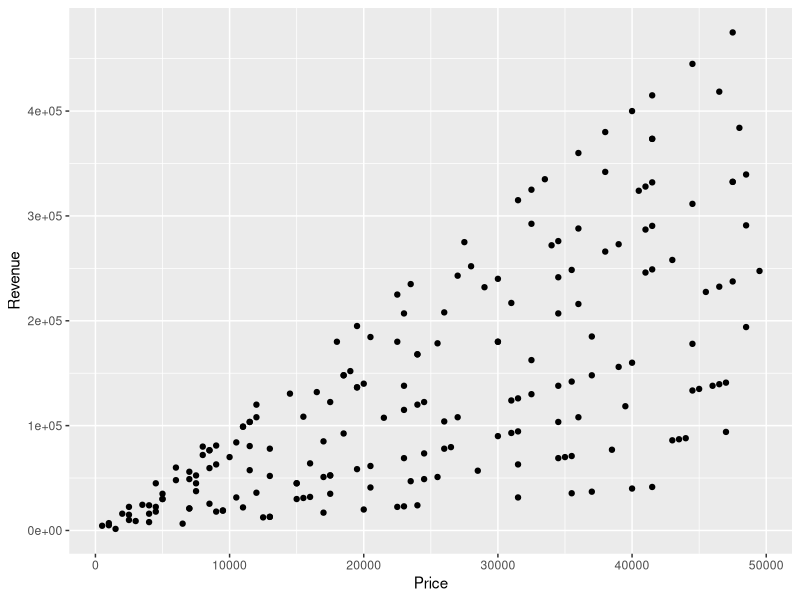
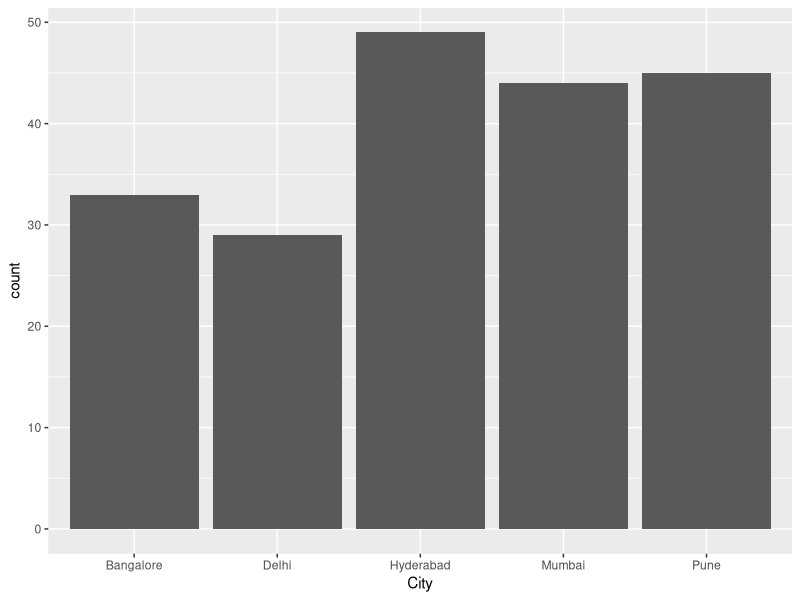
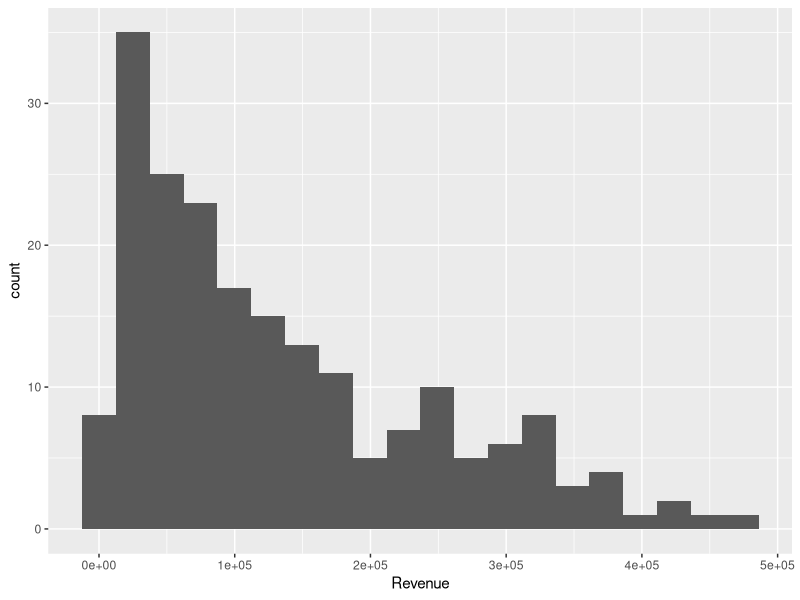
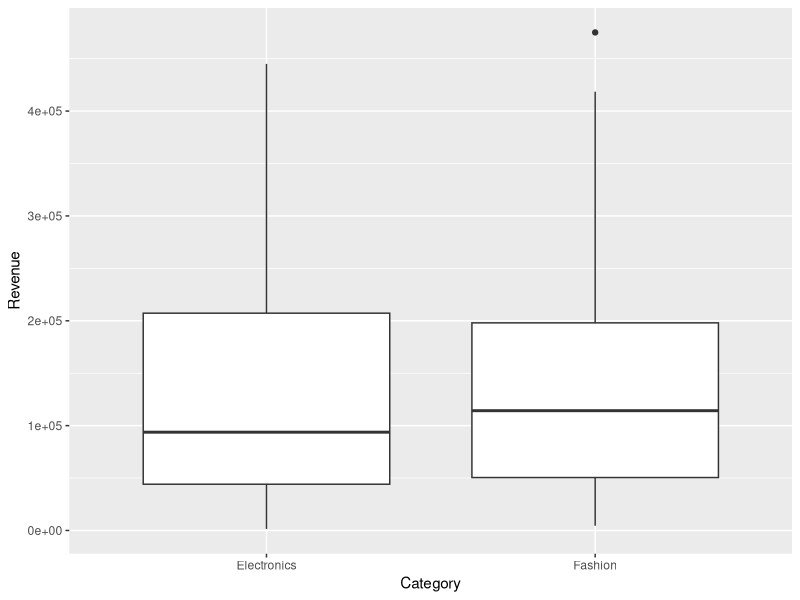
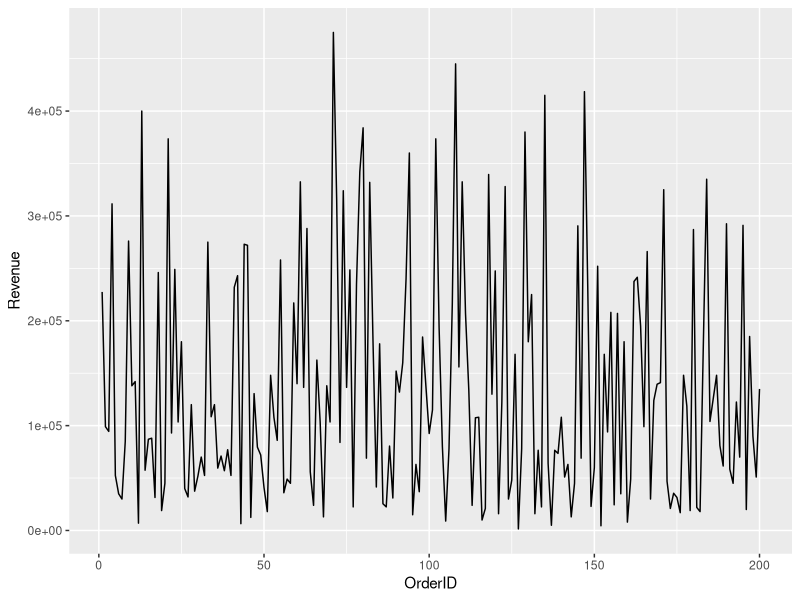

These figures' R source, in order:
# =================================================
# FINAL PROJECT
# COMPLETE DATA ANALYSIS USING R
# =================================================
# PROJECT:
# E-Commerce Sales Data Analysis

# =================================================
# STEP 1 : INSTALL AND LOAD PACKAGES
# =================================================
install.packages("ggplot2")
library(ggplot2)

# =================================================
# STEP 2 : CREATE / IMPORT DATASET
# =================================================

set.seed(123)
sales_data <- data.frame(
  OrderID = 1:200,
  CustomerName = sample(
    c("Rahul","Amit","Priya","Neha",
      "Arjun","Sneha","Rohit","Kiran"),
    200,
    replace = TRUE
  ),
  City = sample(
    c("Pune","Mumbai","Delhi",
      "Bangalore","Hyderabad"),
    200,
    replace = TRUE
  ),
  Product = sample(
    c("Laptop","Mobile","Tablet",
      "Shoes","Watch"),
    200,
    replace = TRUE
  ),
  Category = sample(
    c("Electronics","Fashion"),
    200,
    replace = TRUE
  ),
  Quantity = sample(
    1:10,
    200,
    replace = TRUE
  ),
  Price = sample(
    seq(500,50000,500),
    200,
    replace = TRUE
  ),
  Discount = sample(
    c(0,5,10,15,20),
    200,
    replace = TRUE
  )
)
# Create Revenue Column
sales_data$Revenue <- sales_data$Quantity * sales_data$Price
# Display First Rows
head(sales_data)

# =================================================
# STEP 3 : DATA CLEANING AND PREPROCESSING
# =================================================

# Check Structure
str(sales_data)
# Check Missing Values
sum(is.na(sales_data))
# Remove Duplicate Rows
sales_data <- unique(sales_data)
# Create Discount Amount
sales_data$DiscountAmount <- sales_data$Revenue * sales_data$Discount / 100
# Create Final Amount
sales_data$FinalAmount <- sales_data$Revenue - sales_data$DiscountAmount

# =================================================
# STEP 4 : EXPLORATORY DATA ANALYSIS
# =================================================
# Summary Statistics
summary(sales_data)
# Total Revenue
sum(sales_data$Revenue)
# Average Revenue
mean(sales_data$Revenue)
# Maximum Revenue
max(sales_data$Revenue)
# Minimum Revenue
min(sales_data$Revenue)
# Revenue by City
aggregate(
  Revenue ~ City,
  sales_data,
  sum
)
# Revenue by Product
aggregate(
  Revenue ~ Product,
  sales_data,
  sum
)

# =================================================
# STEP 5 : DATA VISUALIZATION
# =================================================
# Scatter Plot
ggplot(
  sales_data,
  aes(x = Price,
      y = Revenue)
) +
  geom_point()
# Bar Chart
ggplot(
  sales_data,
  aes(x = City)
) +
  geom_bar()
# Histogram
ggplot(
  sales_data,
  aes(x = Revenue)
) +
  geom_histogram(
    bins = 20
  )
# Boxplot
ggplot(
  sales_data,
  aes(x = Category,
      y = Revenue)
) +
  geom_boxplot()
# Line Chart
ggplot(
  sales_data,
  aes(x = OrderID,
      y = Revenue)
) +
  geom_line()

# =================================================
# STEP 6 : CORRELATION ANALYSIS
# =================================================
# Correlation Between Price and Revenue
cor(
  sales_data$Price,
  sales_data$Revenue
)
# Correlation Test
cor.test(
  sales_data$Price,
  sales_data$Revenue
)

# =================================================
# STEP 7 : PROBABILITY DISTRIBUTION
# =================================================
# Generate Normal Distribution
rnorm(
  100,
  mean(sales_data$Revenue),
  sd(sales_data$Revenue)
)
# Generate Binomial Distribution
rbinom(
  50,
  size = 10,
  prob = 0.5
)
# Generate Poisson Distribution
rpois(
  50,
  lambda = 5
)

# =================================================
# STEP 8 : HYPOTHESIS TESTING
# =================================================
# One Sample T-Test
t.test(
  sales_data$Revenue,
  mu = 100000
)
# Chi-Square Test
chisq.test(
  table(sales_data$Category)
)

# =================================================
# STEP 9 : INTERPRETATION
# =================================================
cat(
  "\nINTERPRETATION:",
  "\n1. Revenue varies across cities and products.",
  "\n2. Correlation shows relationship between Price and Revenue.",
  "\n3. Graphs help identify trends and patterns.",
  "\n4. Statistical tests help validate business assumptions."
)

# =================================================
# STEP 10 : FINAL CONCLUSION
# =================================================
cat(
  "\n\nFINAL CONCLUSION:",
  "\nThe project successfully performed complete",
  "\ndata analysis using R programming.",
  "\nEDA, visualization, correlation analysis,",
  "\nand hypothesis testing were performed",
  "\nto derive meaningful business insights."
)
